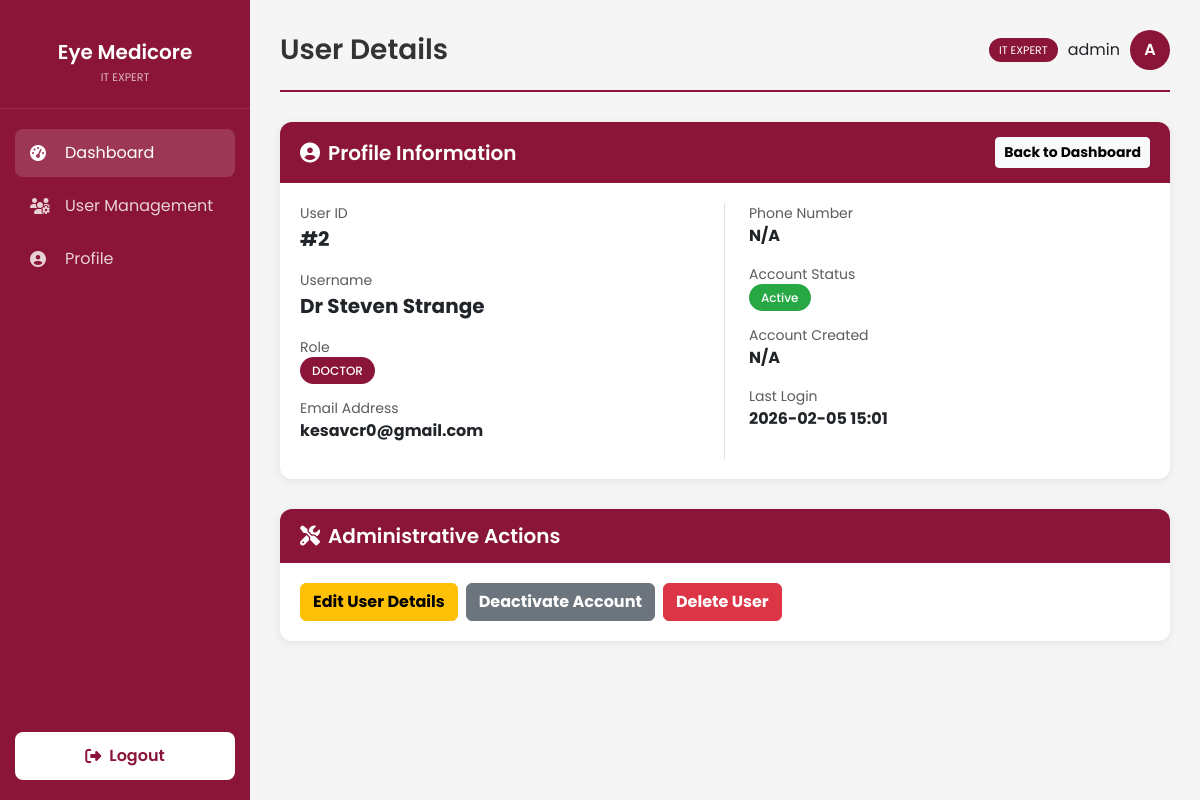
The app's page /admin/view_user/2 (signed in), older data.
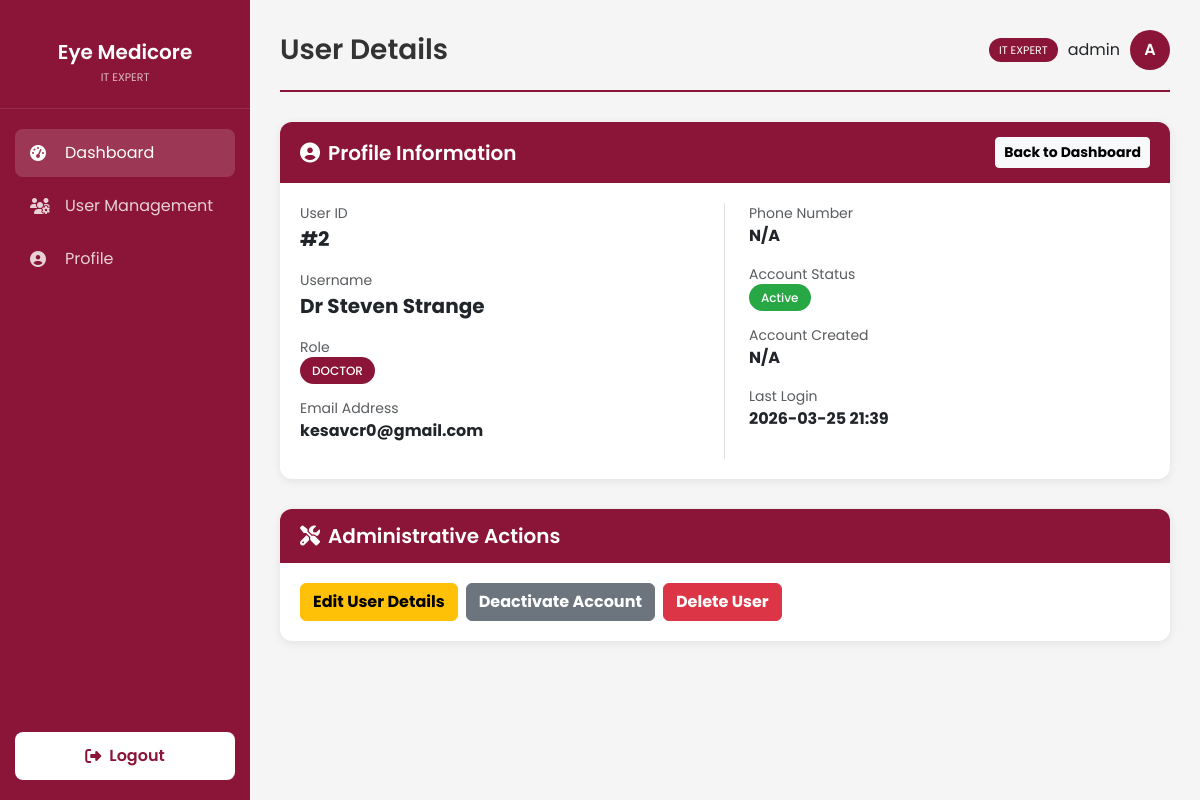
The same page, newer data.
### models.py (models this page shows, shortened)
class User(UserMixin, db.Model):
    id = db.Column(db.Integer, primary_key=True)
    username = db.Column(db.String(100), unique=True, nullable=False)
    password_hash = db.Column(db.String(200), nullable=False)
    role = db.Column(db.String(20), nullable=False, default='staff') # it_expert, doctor, staff
    email = db.Column(db.String(120), unique=True)
    phone_number = db.Column(db.String(20))
    account_status = db.Column(db.String(20), default='Active')
    created_at = db.Column(db.DateTime, default=get_local_time)
    last_login = db.Column(db.DateTime)
    otp_secret = db.Column(db.String(6))
    otp_expiry = db.Column(db.DateTime)
    doctor_id = db.Column(db.Integer, db.ForeignKey('user.id'), nullable=True)
    doctor = db.relationship('User', remote_side=[id], backref='staff_members')

### app.py (the view)
@app.route('/admin/view_user/<int:user_id>')
@login_required
@role_required('it_expert')
def view_user(user_id):
    user = User.query.get_or_404(user_id)
    return render_template('view_user_profile.html', user=user)

### app.py (called while the page is built)
@login_manager.user_loader
def load_user(user_id):
    return User.query.get(int(user_id))

def role_required(role):
    def decorator(f):
        @wraps(f)
        def decorated_function(*args, **kwargs):
            if not current_user.is_authenticated or current_user.role != role:
                flash('You do not have permission to access this page.', 'danger')
                return redirect(url_for('index'))
            return f(*args, **kwargs)
        return decorated_function
    return decorator

### templates/view_user_profile.html (shortened to what the changed rows need)
{% extends "base_dashboard.html" %}
{% block page_title %}User Details{% endblock %}
{% block content %}
<div class="card">
    <div class="card-body">
        <div class="row">
            <div class="col-md-6 border-end">
                <div class="mb-3">
                    <div class="text-muted small">User ID</div>
                    <div class="fw-bold fs-5">#{{ user.id }}</div>
                </div>
                <div class="mb-3">
                    <div class="text-muted small">Username</div>
                    <div class="fw-bold fs-5">{{ user.username }}</div>
                </div>
                <div class="mb-3">
                    <div class="fw-bold">
                        <span
                            class="badge-role badge-{{ 'doctor' if user.role == 'doctor' else 'staff' if user.role == 'staff' else 'admin' }}">
                            {{ user.role|upper }}
                        </span>
                    </div>
                </div>
                <div class="mb-3">
                    <div class="text-muted small">Email Address</div>
                    <div class="fw-bold">{{ user.email if user.email else 'N/A' }}</div>
                </div>
            </div>
            <div class="col-md-6 ps-4">
                <div class="mb-3">
                    <div class="text-muted small">Phone Number</div>
                    <div class="fw-bold">{{ user.phone_number if user.phone_number else 'N/A' }}</div>
                </div>
                <div class="mb-3">
                    <div class="fw-bold">
                        <span
                            class="badge-role badge-{{ 'active' if user.account_status == 'Active' else 'inactive' }}">
                            {{ user.account_status if user.account_status else 'Active' }}
                        </span>
                    </div>
                </div>
                <div class="mb-3">
                    <div class="text-muted small">Account Created</div>
                    <div class="fw-bold">{{ user.created_at.strftime('%Y-%m-%d %H:%M') if user.created_at else 'N/A' }}
                    </div>
                </div>
                <div class="mb-0">
                    <div class="text-muted small">Last Login</div>
                    <div class="fw-bold">{{ user.last_login.strftime('%Y-%m-%d %H:%M') if user.last_login else 'Never'
                        }}</div>
                </div>
            </div>
        </div>
    </div>
</div>
<div class="card mt-4">
    <div class="card-body">
        <div class="d-flex gap-2">
            {% if user.id != current_user.id %}
            <form action="/admin/toggle_status/{{ user.id }}" method="POST" class="d-inline">
                <button type="submit"
                    class="btn btn-{{ 'secondary' if user.account_status == 'Active' else 'success' }} fw-bold">
                    {{ 'Deactivate Account' if user.account_status == 'Active' else 'Activate Account' }}
                </button>
            </form>
            <form action="/admin/delete_user/{{ user.id }}" method="POST" class="d-inline"
                onsubmit="return confirm('Delete this user permanently?');">
                <button type="submit" class="btn btn-danger fw-bold">Delete User</button>
            </form>
            {% else %}
            <span class="text-muted align-self-center"><i class="fas fa-info-circle me-1"></i>You cannot modify your own
                status.</span>
            {% endif %}
        </div>
    </div>
</div>
{% endblock %}

Row changes from the older to the newer data that the page shows:
changed User "Dr Steven Strange": last_login "2026-02-05 15:01" → "2026-03-25 21:39"
